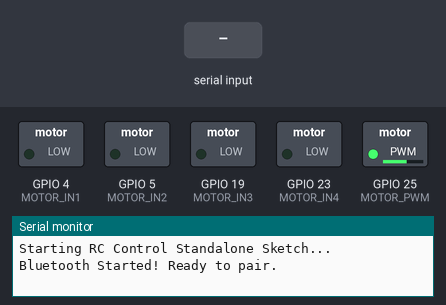
A sketch run on a simulated ESP32. Parts: switched loads named in the sketch (green lamp = pin HIGH), the last lines printed to the serial monitor. Inputs (shaded band) come from the test bench. Nothing arrives over Bluetooth unless stated.

Above: at 1.2 s.
1.3 s: "F\n" received over the second serial link
At 2.1 s:
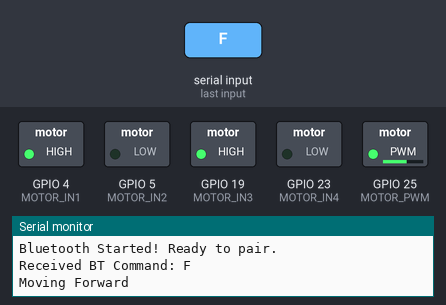
2.8 s: "B\n" received over the second serial link
At 3.2 s:
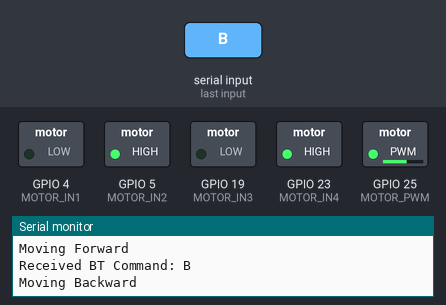
4.3 s: "L\n" received over the second serial link
At 5.5 s:
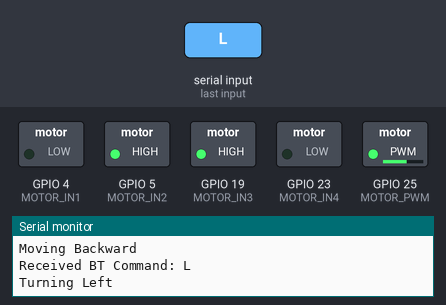
5.8 s: "R\n" received over the second serial link
At 6.7 s:
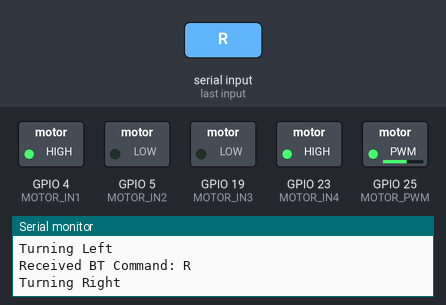
7.3 s: "V90\n" received over the second serial link
At 7.8 s:
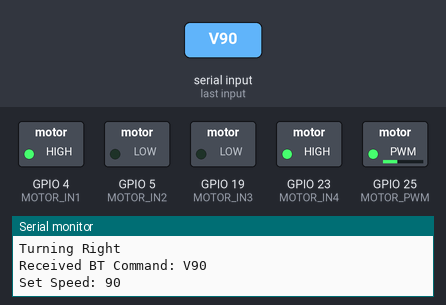
8.8 s: "S\n" received over the second serial link
At 10.2 s:
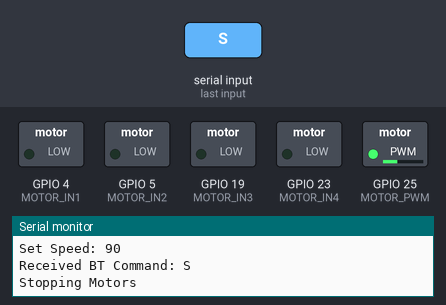
Timing chart, 0 to 11.3 s (numbered marks = the images above; inputs shaded):
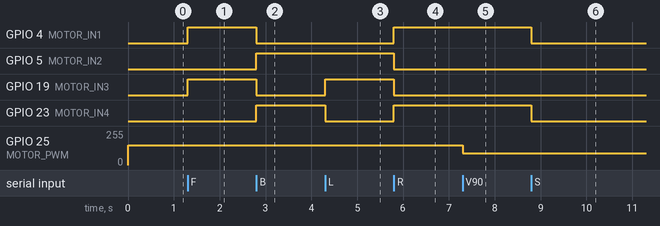

Measured:
- after the input at 1.3 s, GPIO 4 (MOTOR_IN1), GPIO 19 (MOTOR_IN3): LOW → HIGH at once
- after the input at 2.8 s, GPIO 4 (MOTOR_IN1), GPIO 19 (MOTOR_IN3): HIGH → LOW at once; GPIO 5 (MOTOR_IN2), GPIO 23 (MOTOR_IN4): LOW → HIGH at once
- after the input at 4.3 s, GPIO 19 (MOTOR_IN3): LOW → HIGH at once; GPIO 23 (MOTOR_IN4): HIGH → LOW at once
- after the input at 5.8 s, GPIO 4 (MOTOR_IN1), GPIO 23 (MOTOR_IN4): LOW → HIGH at once; GPIO 5 (MOTOR_IN2), GPIO 19 (MOTOR_IN3): HIGH → LOW at once
- after the input at 7.3 s, GPIO 25 (MOTOR_PWM): 150/255 → 90/255 at once
- after the input at 8.8 s, GPIO 4 (MOTOR_IN1), GPIO 23 (MOTOR_IN4): HIGH → LOW at once

The sketch:

RC_CAR_CONTROL.ino
```cpp
#include <BluetoothSerial.h> // Include the Bluetooth Serial library

// Define Motor Control Pins
// Assuming MOTOR_IN1/MOTOR_IN2 control one motor (e.g., Left Motor)
// Assuming MOTOR_IN3/MOTOR_IN4 control another motor (e.g., Right Motor)
// Assuming MOTOR_PWM controls the speed of both motors (global speed)
#define MOTOR_IN1 4
#define MOTOR_IN2 5
#define MOTOR_IN3 19
#define MOTOR_IN4 23
#define MOTOR_PWM 25

// Initialize Bluetooth Serial
BluetoothSerial SerialBT;

// Global variable for motor speed (0-255)
int motorSpeed = 150; // Default speed

void setup() {
  Serial.begin(115200); // Initialize USB Serial for debugging output
  Serial.println("Starting RC Control Standalone Sketch...");

  // Initialize Bluetooth Serial
  SerialBT.begin("ESP32_RC_Car"); // Give your ESP32 a recognizable Bluetooth name
  Serial.println("Bluetooth Started! Ready to pair.");

  // Set motor control pins as outputs
  pinMode(MOTOR_IN1, OUTPUT);
  pinMode(MOTOR_IN2, OUTPUT);
  pinMode(MOTOR_IN3, OUTPUT);
  pinMode(MOTOR_IN4, OUTPUT);
  pinMode(MOTOR_PWM, OUTPUT); // PWM pin for speed control

  // Start with motors stopped and at default speed
  digitalWrite(MOTOR_IN1, LOW);
  digitalWrite(MOTOR_IN2, LOW);
  digitalWrite(MOTOR_IN3, LOW);
  digitalWrite(MOTOR_IN4, LOW);
  analogWrite(MOTOR_PWM, motorSpeed); // Set initial speed
}

void loop() {
  // Check if any data is available from Bluetooth
  if (SerialBT.available()) {
    String command = SerialBT.readStringUntil('\n'); // Read incoming command until newline
    command.trim(); // Remove any leading/trailing whitespace

    Serial.print("Received BT Command: ");
    Serial.println(command);

    // --- Motor Control Logic ---
    // Example Protocol:
    // "F" -> Forward (Both motors)
    // "B" -> Backward (Both motors)
    // "L" -> Turn Left (Left motor backward, Right motor forward)
    // "R" -> Turn Right (Left motor forward, Right motor backward)
    // "S" -> Stop (Both motors)
    // "VXXX" -> Set Speed (e.g., "V150" for speed 150)

    if (command.startsWith("V")) {
      int receivedSpeed = command.substring(1).toInt(); // Extract number after 'V'
      motorSpeed = constrain(receivedSpeed, 0, 255); // Limit speed to 0-255
      analogWrite(MOTOR_PWM, motorSpeed);
      Serial.print("Set Speed: ");
      Serial.println(motorSpeed);
    } else if (command == "F") {
      digitalWrite(MOTOR_IN1, HIGH); // Left Motor Forward
      digitalWrite(MOTOR_IN2, LOW);
      digitalWrite(MOTOR_IN3, HIGH); // Right Motor Forward
      digitalWrite(MOTOR_IN4, LOW);
      Serial.println("Moving Forward");
    } else if (command == "B") {
      digitalWrite(MOTOR_IN1, LOW);  // Left Motor Backward
      digitalWrite(MOTOR_IN2, HIGH);
      digitalWrite(MOTOR_IN3, LOW);  // Right Motor Backward
      digitalWrite(MOTOR_IN4, HIGH);
      Serial.println("Moving Backward");
    } else if (command == "L") { // Turn Left (Right motor forward, Left motor backward/stop)
      digitalWrite(MOTOR_IN1, LOW); // Left Motor Reverse (pivot)
      digitalWrite(MOTOR_IN2, HIGH);
      digitalWrite(MOTOR_IN3, HIGH); // Right Motor Forward
      digitalWrite(MOTOR_IN4, LOW);
      Serial.println("Turning Left");
    } else if (command == "R") { // Turn Right (Left motor forward, Right motor backward/stop)
      digitalWrite(MOTOR_IN1, HIGH); // Left Motor Forward
      digitalWrite(MOTOR_IN2, LOW);
      digitalWrite(MOTOR_IN3, LOW);  // Right Motor Reverse (pivot)
      digitalWrite(MOTOR_IN4, HIGH);
      Serial.println("Turning Right");
    } else if (command == "S") {
      digitalWrite(MOTOR_IN1, LOW);
      digitalWrite(MOTOR_IN2, LOW);
      digitalWrite(MOTOR_IN3, LOW);
      digitalWrite(MOTOR_IN4, LOW);
      // analogWrite(MOTOR_PWM, 0); // Optionally stop PWM completely
      Serial.println("Stopping Motors");
    }
  }
}
```
